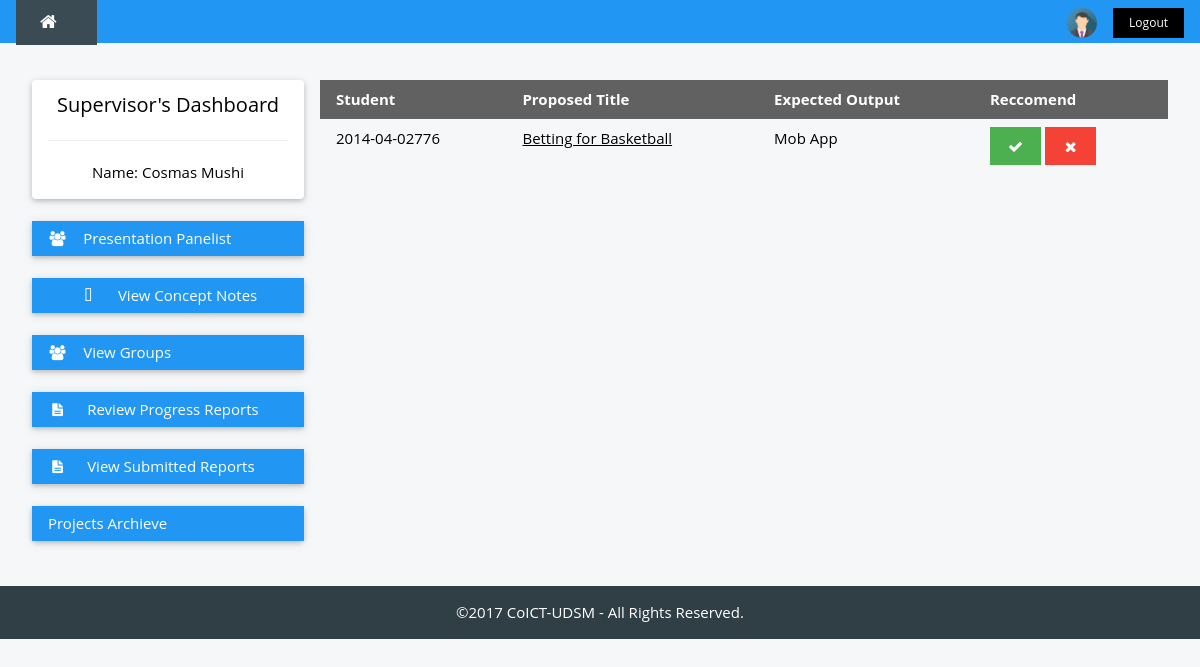
/supervisor/supervisor-concepts.php (signed in), run on an earlier commit of the app's database.
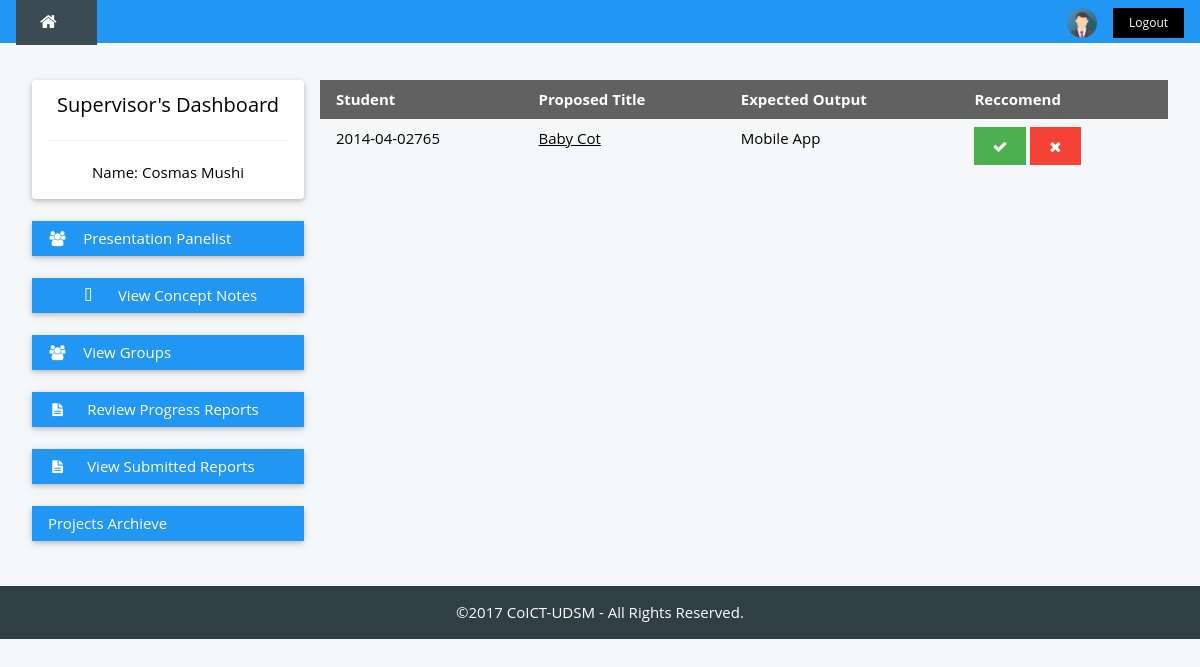
And on a later commit of the database.
### tables this page shows
CREATE TABLE `conceptnote` (
  `conceptid` int(15) NOT NULL,
  `studentid` varchar(13) NOT NULL,
  `proposedtitle` varchar(100) NOT NULL,
  `expectedoutput` varchar(50) NOT NULL,
  `conceptfile` varchar(100) NOT NULL,
  `supervisor` varchar(20) NOT NULL,
  `reccomended` varchar(16) NOT NULL,
  `approval` varchar(20) DEFAULT NULL,
  `time` timestamp NOT NULL
);

### supervisor/supervisor-concepts.php (the view, shortened to what this page needs)
<?php
	include '../header.php';
?>
<div class="w3-container " style="max-width:1400px;margin-top:80px">
  <div class="w3-row-padding">
    <div class="w3-col m3 ">
    <?php
      include 'sup-nav.php';
    ?>
    </div>
    <div class="w3-col m9">
    	<div id="main">
		<table class="w3-table w3-hoverable">
			<thead>
			  <tr class="w3-dark-grey">
			    <th>Student</th>
			    <th>Proposed Title</th>
			    <th>Expected Output</th>
			    <th>Reccomend</th>
			  </tr>
			</thead>
			<?php
				while($concept_note=mysqli_fetch_array($studentconcept)) {
			?>
			<tr>
			  <td><?php echo $concept_note['studentid']; ?></td>
			  <td>
			  	<a href="<?php echo $concept_note['conceptfile']; ?>" > <?php echo $concept_note['proposedtitle']; ?></a>
			  </td>
			  <td><?php echo $concept_note['expectedoutput'];  ?></td>
			  <td>
			  	 	<button class="w3-padding w3-btn w3-green w3-left-align" onclick="approveConcept()"><i class="fa fa-check fa-fw"></i></button>
		            <button class="w3-padding w3-btn w3-red w3-left-align" onclick="disapproveConcept()"><i class="fa fa-remove fa-fw"></i></button>
			  </td>
			</tr>
			<?php } ?>
		</table>
		</div>
	</div>
    </div>
  </div>
<br>
<?php
  include '../footer.php';
?>

What changed in the data, as far as the page shows it:
no longer on this page (row unchanged): conceptnote: studentid "2014-04-02776", proposedtitle "Betting for Basketball", expectedoutput "Mob App"
added conceptnote: studentid "2014-04-02765", proposedtitle "Baby Cot", expectedoutput "Mobile App"
